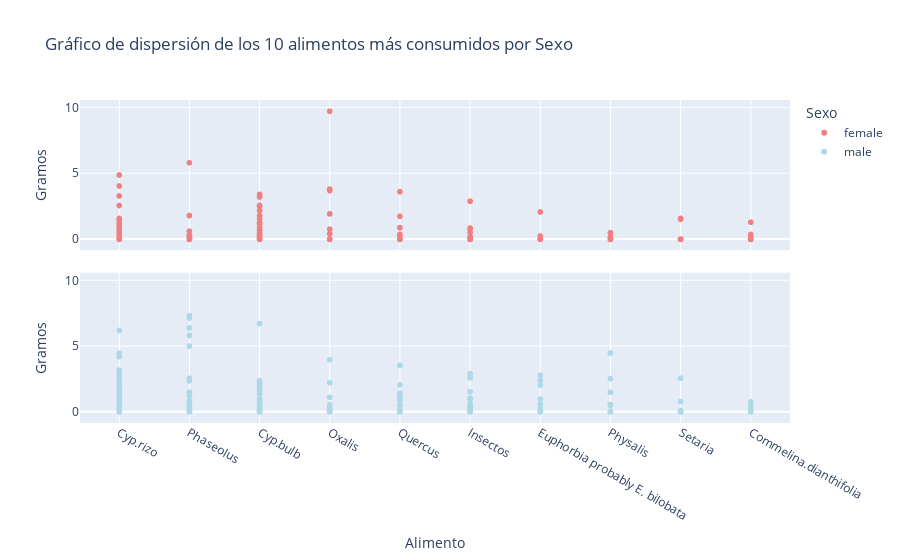

The cell this chart's notebook holds for it:
### Markdown cell above
De la gran diversidad de opciones de alimento, notamos que solo unas pocas fueron consumidas. Procedemos a identificar los alimentos más consumidos y evaluaremos si existe una diferencia clara en su consumo entre los distintos sexos.

### Code cell
# Lista de los 10 alimentos más consumidos (independientemente de la edad)
top10 = list(df_temp.groupby(['Alimento'])['Peso'].sum().sort_values(ascending=False).reset_index()[:10]['Alimento'])

# Crear dataframe temporal con las variables a graficar en la columna "Alimento" y sus respectivos Pesos y Edad en otras columnas
df_temp_top_10 = pd.melt(df, id_vars=['sexo'], value_vars=top10, var_name='Alimento', value_name='Peso')

# Crear sub-gráficos de dispersión para cada alimento y edad
fig = px.scatter(df_temp_top_10, x='Alimento', y='Peso', color='sexo', color_discrete_map={'female': 'lightcoral', 'male': 'lightblue'},
                 facet_col='sexo', facet_col_wrap=1,  # Cambia el valor de facet_col_wrap según el número deseado de columnas
                 labels={'Alimento': 'Alimento', 'Peso': 'Gramos', 'sexo': 'Sexo'},
                 title='Gráfico de dispersión de los 10 alimentos más consumidos por Sexo')

# Eliminar subtitulos redundantes
fig.for_each_annotation(lambda a: a.update(text=''))

# Lineas en lugar de puntos
#fig.update_traces(mode='lines+markers')

# Desplegar figura
fig.show()

### Figure 1 — Plotly figure (JSON) as saved in the notebook; plotly's stock layout.template omitted (floating-point values rounded to 4 significant figures; data arrays with more than 128 entries replaced by an {"elided": "..."} marker saying what was removed)
{"data": [{"hovertemplate": "Sexo=female<br>Alimento=%{x}<br>Gramos=%{y}<extra></extra>", "legendgroup": "female", "marker": {"color": "lightcoral", "symbol": "circle"}, "mode": "markers", "name": "female", "showlegend": true, "type": "scattergl", "x": {"elided": "720 str values"}, "xaxis": "x2", "y": {"elided": "720 float values"}, "yaxis": "y2"}, {"hovertemplate": "Sexo=male<br>Alimento=%{x}<br>Gramos=%{y}<extra></extra>", "legendgroup": "male", "marker": {"color": "lightblue", "symbol": "circle"}, "mode": "markers", "name": "male", "showlegend": true, "type": "scattergl", "x": {"elided": "1160 str values"}, "xaxis": "x", "y": {"elided": "1160 float values"}, "yaxis": "y"}], "layout": {"annotations": [{"font": {}, "showarrow": false, "text": "", "x": 0.5, "xanchor": "center", "xref": "paper", "y": 0.465, "yanchor": "bottom", "yref": "paper"}, {"font": {}, "showarrow": false, "text": "", "x": 0.5, "xanchor": "center", "xref": "paper", "y": 1.0, "yanchor": "bottom", "yref": "paper"}], "legend": {"title": {"text": "Sexo"}, "tracegroupgap": 0}, "title": {"text": "Gráfico de dispersión de los 10 alimentos más consumidos por Sexo"}, "xaxis": {"anchor": "y", "domain": [0, 1], "title": {"text": "Alimento"}}, "xaxis2": {"anchor": "y2", "domain": [0, 1], "matches": "x", "showticklabels": false}, "yaxis": {"anchor": "x", "domain": [0, 0.465], "title": {"text": "Gramos"}}, "yaxis2": {"anchor": "x2", "domain": [0.535, 1.0], "matches": "y", "title": {"text": "Gramos"}}}}
